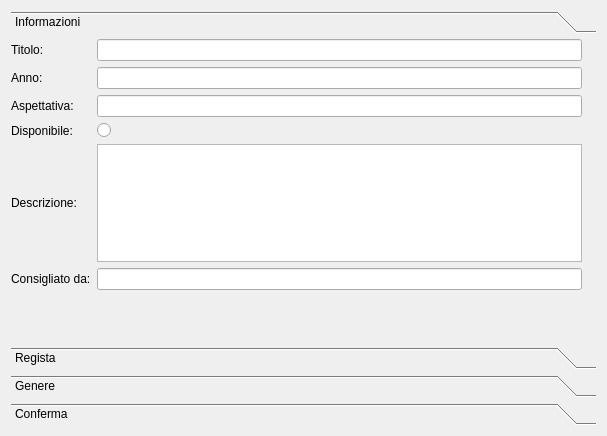
<?xml version="1.0" encoding="UTF-8"?>
<ui version="4.0">
 <class>Dialog_nuovo_film_inserimento</class>
 <widget class="QDialog" name="Dialog_nuovo_film_inserimento">
  <property name="geometry">
   <rect>
    <x>0</x>
    <y>0</y>
    <width>607</width>
    <height>436</height>
   </rect>
  </property>
  <property name="windowTitle">
   <string>Dialog</string>
  </property>
  <layout class="QGridLayout" name="gridLayout_2">
   <item row="0" column="0">
    <widget class="QToolBox" name="toolBox">
     <property name="currentIndex">
      <number>0</number>
     </property>
     <widget class="QWidget" name="info">
      <property name="geometry">
       <rect>
        <x>0</x>
        <y>0</y>
        <width>595</width>
        <height>336</height>
       </rect>
      </property>
      <attribute name="label">
       <string>Informazioni</string>
      </attribute>
      <widget class="QWidget" name="gridLayoutWidget">
       <property name="geometry">
        <rect>
         <x>0</x>
         <y>0</y>
         <width>571</width>
         <height>251</height>
        </rect>
       </property>
       <layout class="QGridLayout" name="gridLayout">
        <item row="2" column="0">
         <widget class="QLabel" name="label_4">
          <property name="text">
           <string>Aspettativa:</string>
          </property>
         </widget>
        </item>
        <item row="0" column="0">
         <widget class="QLabel" name="label_titolo">
          <property name="text">
           <string>Titolo:</string>
          </property>
         </widget>
        </item>
        <item row="0" column="2">
         <widget class="QLineEdit" name="titolo"/>
        </item>
        <item row="1" column="0">
         <widget class="QLabel" name="label_3">
          <property name="text">
           <string>Anno:</string>
          </property>
         </widget>
        </item>
        <item row="1" column="2">
         <widget class="QLineEdit" name="anno"/>
        </item>
        <item row="3" column="2">
         <widget class="QRadioButton" name="disponibile">
          <property name="text">
           <string/>
          </property>
         </widget>
        </item>
        <item row="2" column="2">
         <widget class="QLineEdit" name="aspettativa"/>
        </item>
        <item row="3" column="0">
         <widget class="QLabel" name="label_5">
          <property name="text">
           <string>Disponibile:</string>
          </property>
         </widget>
        </item>
        <item row="4" column="0">
         <widget class="QLabel" name="label_6">
          <property name="text">
           <string>Descrizione:</string>
          </property>
         </widget>
        </item>
        <item row="4" column="2">
         <widget class="QTextEdit" name="descrizione"/>
        </item>
        <item row="5" column="0">
         <widget class="QLabel" name="label_7">
          <property name="text">
           <string>Consigliato da:</string>
          </property>
         </widget>
        </item>
        <item row="5" column="2">
         <widget class="QLineEdit" name="consigliatoda"/>
        </item>
       </layout>
      </widget>
     </widget>
     <widget class="QWidget" name="regista">
      <property name="geometry">
       <rect>
        <x>0</x>
        <y>0</y>
        <width>595</width>
        <height>336</height>
       </rect>
      </property>
      <attribute name="label">
       <string>Regista</string>
      </attribute>
      <widget class="QPushButton" name="reset_registi">
       <property name="geometry">
        <rect>
         <x>350</x>
         <y>220</y>
         <width>80</width>
         <height>23</height>
        </rect>
       </property>
       <property name="text">
        <string>Reset</string>
       </property>
      </widget>
      <widget class="QSplitter" name="splitter_2">
       <property name="geometry">
        <rect>
         <x>10</x>
         <y>220</y>
         <width>291</width>
         <height>23</height>
        </rect>
       </property>
       <property name="orientation">
        <enum>Qt::Horizontal</enum>
       </property>
       <widget class="QLineEdit" name="nuovo_regista"/>
       <widget class="QPushButton" name="aggiungi_regista">
        <property name="text">
         <string>Aggiungi</string>
        </property>
       </widget>
      </widget>
      <widget class="QSplitter" name="splitter">
       <property name="geometry">
        <rect>
         <x>10</x>
         <y>0</y>
         <width>491</width>
         <height>192</height>
        </rect>
       </property>
       <property name="orientation">
        <enum>Qt::Horizontal</enum>
       </property>
       <widget class="QLabel" name="label_8">
        <property name="text">
         <string>Attuali:</string>
        </property>
       </widget>
       <widget class="QTableWidget" name="elenco_registi"/>
      </widget>
     </widget>
     <widget class="QWidget" name="genere">
      <property name="geometry">
       <rect>
        <x>0</x>
        <y>0</y>
        <width>595</width>
        <height>336</height>
       </rect>
      </property>
      <attribute name="label">
       <string>Genere</string>
      </attribute>
      <widget class="QSplitter" name="splitter_3">
       <property name="geometry">
        <rect>
         <x>10</x>
         <y>220</y>
         <width>291</width>
         <height>23</height>
        </rect>
       </property>
       <property name="orientation">
        <enum>Qt::Horizontal</enum>
       </property>
       <widget class="QLineEdit" name="nuovo_genere"/>
       <widget class="QPushButton" name="aggiungi_genere">
        <property name="text">
         <string>Aggiungi</string>
        </property>
       </widget>
      </widget>
      <widget class="QSplitter" name="splitter_4">
       <property name="geometry">
        <rect>
         <x>10</x>
         <y>0</y>
         <width>491</width>
         <height>192</height>
        </rect>
       </property>
       <property name="orientation">
        <enum>Qt::Horizontal</enum>
       </property>
       <widget class="QLabel" name="label_9">
        <property name="text">
         <string>Attuali:</string>
        </property>
       </widget>
       <widget class="QTableWidget" name="elenco_generi"/>
      </widget>
      <widget class="QPushButton" name="reset_generi">
       <property name="geometry">
        <rect>
         <x>350</x>
         <y>220</y>
         <width>80</width>
         <height>23</height>
        </rect>
       </property>
       <property name="text">
        <string>Reset</string>
       </property>
      </widget>
     </widget>
     <widget class="QWidget" name="conferma">
      <property name="geometry">
       <rect>
        <x>0</x>
        <y>0</y>
        <width>595</width>
        <height>336</height>
       </rect>
      </property>
      <attribute name="label">
       <string>Conferma</string>
      </attribute>
      <widget class="QPushButton" name="back">
       <property name="geometry">
        <rect>
         <x>480</x>
         <y>230</y>
         <width>80</width>
         <height>23</height>
        </rect>
       </property>
       <property name="text">
        <string>Back</string>
       </property>
      </widget>
      <widget class="QPushButton" name="salva">
       <property name="geometry">
        <rect>
         <x>380</x>
         <y>230</y>
         <width>80</width>
         <height>23</height>
        </rect>
       </property>
       <property name="text">
        <string>Salva</string>
       </property>
      </widget>
      <widget class="QSplitter" name="splitter_5">
       <property name="geometry">
        <rect>
         <x>10</x>
         <y>6</y>
         <width>561</width>
         <height>211</height>
        </rect>
       </property>
       <property name="orientation">
        <enum>Qt::Vertical</enum>
       </property>
       <widget class="QLabel" name="label">
        <property name="text">
         <string>Riepilogo:</string>
        </property>
       </widget>
       <widget class="QTextBrowser" name="riepilogo"/>
      </widget>
     </widget>
    </widget>
   </item>
  </layout>
 </widget>
 <tabstops>
  <tabstop>titolo</tabstop>
  <tabstop>anno</tabstop>
  <tabstop>aspettativa</tabstop>
  <tabstop>disponibile</tabstop>
  <tabstop>descrizione</tabstop>
  <tabstop>consigliatoda</tabstop>
  <tabstop>reset_registi</tabstop>
  <tabstop>nuovo_regista</tabstop>
  <tabstop>aggiungi_regista</tabstop>
  <tabstop>elenco_registi</tabstop>
  <tabstop>nuovo_genere</tabstop>
  <tabstop>aggiungi_genere</tabstop>
  <tabstop>elenco_generi</tabstop>
  <tabstop>reset_generi</tabstop>
  <tabstop>back</tabstop>
  <tabstop>salva</tabstop>
  <tabstop>riepilogo</tabstop>
 </tabstops>
 <resources/>
 <connections/>
</ui>
